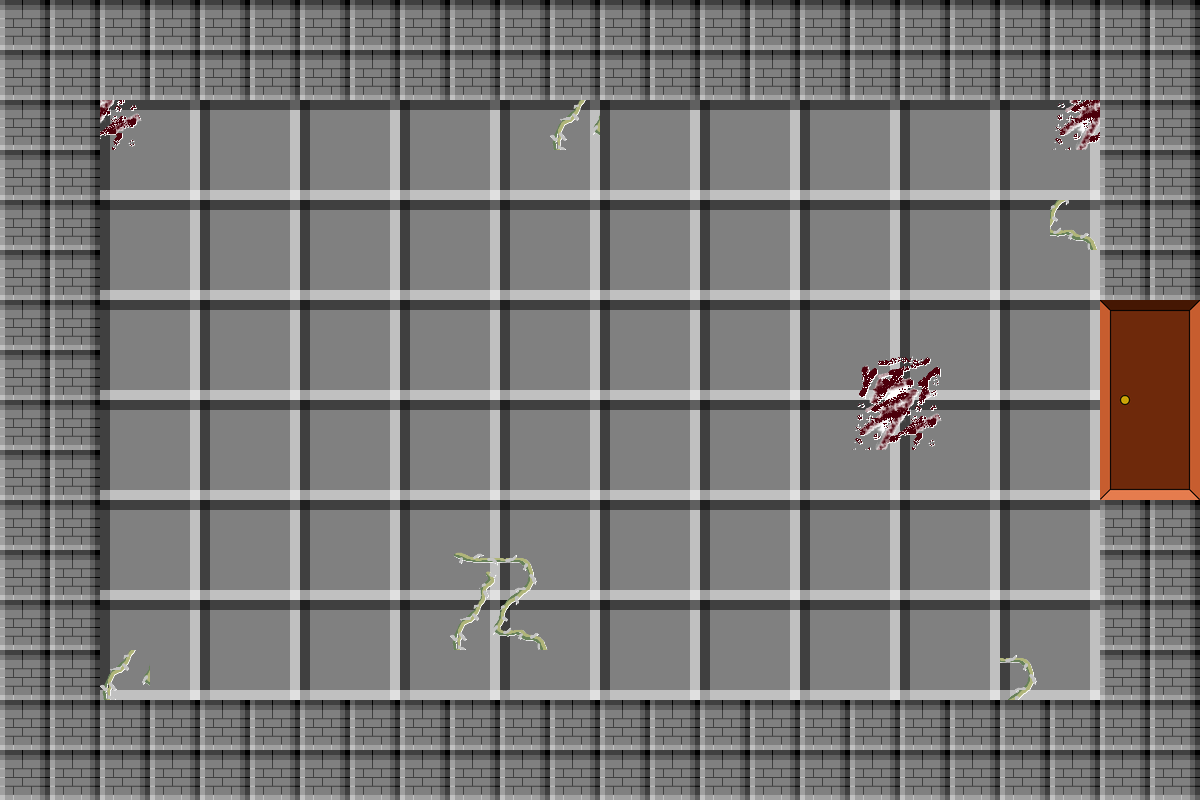

This is a level from a 2D game, rendered from its Tiled map with the project's own tilesets. A one-line summary and the complete map file follow:
An orthogonal 24x16 tile map with 50x50 px tiles, 3 tile layers (Background, Interactives, Effects), 5 tilesets and 6 objects (Exit).

<map version="1.10" tiledversion="1.12.1" orientation="orthogonal" renderorder="right-down" width="24" height="16" tilewidth="50" tileheight="50" infinite="0" nextlayerid="17" nextobjectid="34">
 <tileset firstgid="1" source="Grey Wall.tsx" />
 <tileset firstgid="2" source="Tile.tsx" />
 <tileset firstgid="6" source="Blood.tsx" />
 <tileset firstgid="10" source="Door.tsx" />
 <tileset firstgid="18" source="Vines.tsx" />
 <layer id="1" name="Background" width="24" height="16">
  <data encoding="csv">
2,3,2,3,2,3,2,3,2,3,2,3,2,3,2,3,2,3,2,3,2,3,2,3,
4,5,4,5,4,5,4,5,4,5,4,5,4,5,4,5,4,5,4,5,4,5,4,5,
2,3,2,3,2,3,2,3,2,3,2,3,2,3,2,3,2,3,2,3,2,3,2,3,
4,5,4,5,4,5,4,5,4,5,4,5,4,5,4,5,4,5,4,5,4,5,4,5,
2,3,2,3,2,3,2,3,2,3,2,3,2,3,2,3,2,3,2,3,2,3,2,3,
4,5,4,5,4,5,4,5,4,5,4,5,4,5,4,5,4,5,4,5,4,5,4,5,
2,3,2,3,2,3,2,3,2,3,2,3,2,3,2,3,2,3,2,3,2,3,0,0,
4,5,4,5,4,5,4,5,4,5,4,5,4,5,4,5,4,5,4,5,4,5,0,0,
2,3,2,3,2,3,2,3,2,3,2,3,2,3,2,3,2,3,2,3,2,3,0,0,
4,5,4,5,4,5,4,5,4,5,4,5,4,5,4,5,4,5,4,5,4,5,0,0,
2,3,2,3,2,3,2,3,2,3,2,3,2,3,2,3,2,3,2,3,2,3,2,3,
4,5,4,5,4,5,4,5,4,5,4,5,4,5,4,5,4,5,4,5,4,5,4,5,
2,3,2,3,2,3,2,3,2,3,2,3,2,3,2,3,2,3,2,3,2,3,2,3,
4,5,4,5,4,5,4,5,4,5,4,5,4,5,4,5,4,5,4,5,4,5,4,5,
2,3,2,3,2,3,2,3,2,3,2,3,2,3,2,3,2,3,2,3,2,3,2,3,
4,5,4,5,4,5,4,5,4,5,4,5,4,5,4,5,4,5,4,5,4,5,4,5
</data>
 </layer>
 <layer id="3" name="Interactives" width="24" height="16">
  <data encoding="csv">
1,1,1,1,1,1,1,1,1,1,1,1,1,1,1,1,1,1,1,1,1,1,1,1,
1,1,1,1,1,1,1,1,1,1,1,1,1,1,1,1,1,1,1,1,1,1,1,1,
1,1,0,0,0,0,0,0,0,0,0,0,0,0,0,0,0,0,0,0,0,0,1,1,
1,1,0,0,0,0,0,0,0,0,0,0,0,0,0,0,0,0,0,0,0,0,1,1,
1,1,0,0,0,0,0,0,0,0,0,0,0,0,0,0,0,0,0,0,0,0,1,1,
1,1,0,0,0,0,0,0,0,0,0,0,0,0,0,0,0,0,0,0,0,0,1,1,
1,1,0,0,0,0,0,0,0,0,0,0,0,0,0,0,0,0,0,0,0,0,10,11,
1,1,0,0,0,0,0,0,0,0,0,0,0,0,0,0,0,0,0,0,0,0,12,13,
1,1,0,0,0,0,0,0,0,0,0,0,0,0,0,0,0,0,0,0,0,0,14,15,
1,1,0,0,0,0,0,0,0,0,0,0,0,0,0,0,0,0,0,0,0,0,16,17,
1,1,0,0,0,0,0,0,0,0,0,0,0,0,0,0,0,0,0,0,0,0,1,1,
1,1,0,0,0,0,0,0,0,0,0,0,0,0,0,0,0,0,0,0,0,0,1,1,
1,1,0,0,0,0,0,0,0,0,0,0,0,0,0,0,0,0,0,0,0,0,1,1,
1,1,0,0,0,0,0,0,0,0,0,0,0,0,0,0,0,0,0,0,0,0,1,1,
1,1,1,1,1,1,1,1,1,1,1,1,1,1,1,1,1,1,1,1,1,1,1,1,
1,1,1,1,1,1,1,1,1,1,1,1,1,1,1,1,1,1,1,1,1,1,1,1
</data>
 </layer>
 <layer id="4" name="Effects" width="24" height="16">
  <data encoding="csv">
0,0,0,0,0,0,0,0,0,0,0,0,0,0,0,0,0,0,0,0,0,0,0,0,
0,0,0,0,0,0,0,0,0,0,0,0,0,0,0,0,0,0,0,0,0,0,0,0,
0,0,9,0,0,0,0,0,0,0,0,20,0,0,0,0,0,0,0,0,0,8,0,0,
0,0,0,0,0,0,0,0,0,0,0,0,0,0,0,0,0,0,0,0,0,0,0,0,
0,0,0,0,0,0,0,0,0,0,0,0,0,0,0,0,0,0,0,0,0,21,0,0,
0,0,0,0,0,0,0,0,0,0,0,0,0,0,0,0,0,0,0,0,0,0,0,0,
0,0,0,0,0,0,0,0,0,0,0,0,0,0,0,0,0,0,0,0,0,0,0,0,
0,0,0,0,0,0,0,0,0,0,0,0,0,0,0,0,0,6,7,0,0,0,0,0,
0,0,0,0,0,0,0,0,0,0,0,0,0,0,0,0,0,8,9,0,0,0,0,0,
0,0,0,0,0,0,0,0,0,0,0,0,0,0,0,0,0,0,0,0,0,0,0,0,
0,0,0,0,0,0,0,0,0,0,0,0,0,0,0,0,0,0,0,0,0,0,0,0,
0,0,0,0,0,0,0,0,0,18,19,0,0,0,0,0,0,0,0,0,0,0,0,0,
0,0,0,0,0,0,0,0,0,20,21,0,0,0,0,0,0,0,0,0,0,0,0,0,
0,0,20,0,0,0,0,0,0,0,0,0,0,0,0,0,0,0,0,0,19,0,0,0,
0,0,0,0,0,0,0,0,0,0,0,0,0,0,0,0,0,0,0,0,0,0,0,0,
0,0,0,0,0,0,0,0,0,0,0,0,0,0,0,0,0,0,0,0,0,0,0,0
</data>
 </layer>
 <objectgroup id="8" name="Door">
  <object id="16" name="Exit" x="1100" y="300" width="100" height="200" />
 </objectgroup>
 <objectgroup id="7" name="Bottom Walls">
  <object id="12" x="0" y="700" width="1200" height="100" />
 </objectgroup>
 <objectgroup id="14" name="Up Walls">
  <object id="19" x="0" y="0" width="1200" height="100" />
 </objectgroup>
 <objectgroup id="15" name="Left Walls">
  <object id="26" x="0" y="100" width="100" height="600" />
 </objectgroup>
 <objectgroup id="16" name="Right Walls">
  <object id="32" x="1100" y="100" width="100" height="200" />
  <object id="33" x="1100" y="500" width="100" height="200" />
 </objectgroup>
</map>
